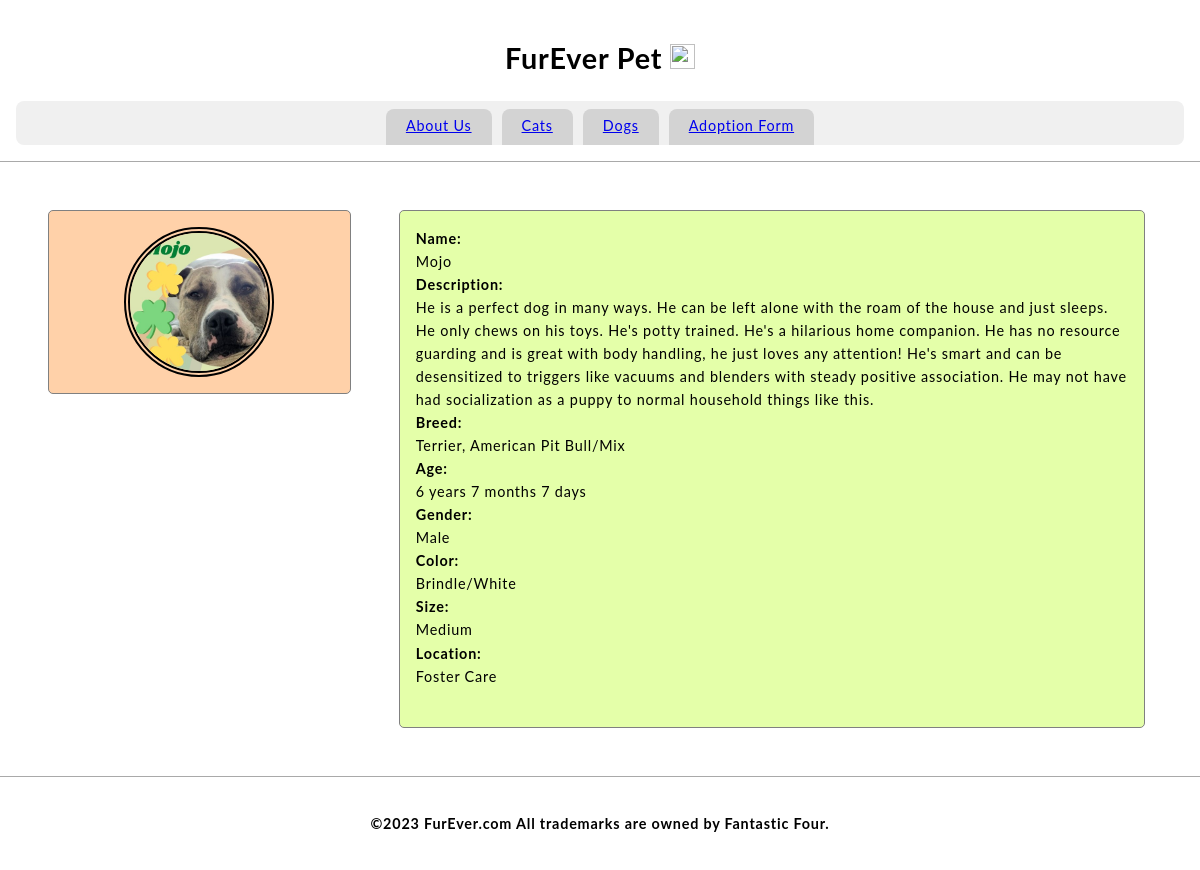
The page /dog_36636186 on the database its author committed.
### tables this page shows
CREATE TABLE Dog(id int, name varchar(45), description varchar(1000), breed varchar(20), age varchar(50), gender varchar(10),color varchar(10),size varchar(10), location varchar(10), primary key (id));

### Furever.py (the view)
@app.route('/dog_36636186')
def dog_366():
    c.execute("select name from Dog")
    myresult = c.fetchall()
    name =  myresult[0][0]
    c.execute("select description from Dog")
    myresult2 = c.fetchall()
    description =  myresult2[0][0]
    c.execute("select breed from Dog")
    myresult3 = c.fetchall()
    breed = myresult3[0][0]
    c.execute("select age from Dog")
    myresult4 = c.fetchall()
    age = myresult4[0][0]
    c.execute("select gender from Dog")
    myresult5 = c.fetchall()
    gender = myresult5[0][0]
    c.execute("select color from Dog")
    myresult6 = c.fetchall()
    color = myresult6[0][0]
    c.execute("select size from Dog")
    myresult7 = c.fetchall()
    size = myresult7[0][0]
    c.execute("select location from Dog")
    myresult8 = c.fetchall()
    location = myresult8[0][0]
    return render_template('dog_36636186.html',name=name, description=description, breed=breed, age=age, gender=gender, color=color,size=size, location=location)

### prefix.py (called while the page is built)
    def __call__(self, environ, start_response):
        return self.app(environ, start_response)

### templates/dog_36636186.html (shortened to what this page needs)
<!DOCTYPE>
<html>
    <head>
        <link href="static/style.css" type="text/css" rel="stylesheet"/>
    </head>
    <body>
        <header>
            <h1 class="title">FurEver Pet <img src="static/logo.png" width=25px height=25px/></h1>
            <nav>
                <a class="nav-anchor" href="aboutus">About Us</a>
                <a class="nav-anchor" href="cats">Cats</a>
                <a class="nav-anchor" href="dogs">Dogs</a>
                <a class="nav-anchor" href="adoptionform">Adoption Form</a>
            </nav>
        </header>
        <main>
            <aside>
                <div class="aside-div">
                    <img src="36636186.jpg"/ width= 150px height = 150px>
                </div>
            </aside>
            <section>
                <article class="article-div">
                          <b>Name:</b>
                    <br>
                    {{name}}
                    <br>
                    <b>Description:</b>
                    <br>
                    {{description}}
                    <br>
                    <b>Breed:</b>
                    <br>
                    {{breed}}
                    <br>
                    <b>Age:</b>
                    <br>
                    {{age}}
                    <br>
                    <b>Gender:</b>
                    <br>
                    {{gender}}
                    <br>
                    <b>Color:</b>
                    <br>
                    {{color}}
                    <br>
                    <b>Size:</b>
                    <br>
                    {{size}}
                    <br>
                    <b>Location:</b>
                    <br>
                    {{location}}
                    <br>
                    <br>
                </article>
            </section>
        </main>
        <footer>
            <h4 class="title">©2023 FurEver.com All trademarks are owned by Fantastic Four.</h4>
        </footer>
    </body>
</html>

### static/style.css (style rules this page uses)
* { box-sizing: border-box; }
body { height: 100vh; width: 100vw; display: flex; flex-direction: column; font-family: 'Lato', sans-serif; margin: 0; font-size: 0.9rem; line-height: 1.6; letter-spacing: 0.05rem; }
header { justify-content: center; background-color: #C2CADO; padding: 1rem; }
.title { text-align: center; background-color: white; }
nav { background-color: #F0F0F0; display: flex; justify-content: center; border-radius: 0.5rem; padding-top: 0.5rem; }
nav a { cursor:pointer; background-color:lightgray; margin: 0 5px; padding:5px 20px; border-bottom: 0.2rem solid lightgray; border-top-left-radius: 0.5rem; border-top-right-radius: 0.5rem; }
main { padding: 1rem; background-color: white; overflow-y: auto; display: flex; #flex-direction: column; justify-content: center; align-items: start; border-top:solid 1px darkgray; border-bottom:solid 1px darkgray; }
aside { width: 30vw; display: flex; flex-direction: column; justify-content: space-evenly; padding: 1rem; }
.aside-div { background-color: #FFD1A9; min-height: 150px; margin: 1rem; width: 95%; overflow-y: auto; padding:1rem; border-radius:5px; border:1px solid gray; display: flex; justify-content: center; align-items: center; }
.aside-div img { border-radius: 75px; border: 6px double; }
section { width: 70vw; display: flex; flex-direction: column; justify-content: space-evenly; padding: 1rem; }
.article-div { background-color: #E4FFA9; min-height: 150px; margin: 1rem; width: 95%; overflow-y: auto; padding:1rem; border-radius:5px; border:1px solid gray; }
footer { #position: fixed; #bottom: 0; background-color: white; justify-content: center; padding: 1rem; width: 100%; }

### rows shown on the page
Dog: name "Mojo", description "He is a perfect dog in many ways. He can be left alone with the roam of the house and just sleeps. He only chews on his toys. He's potty trained. He's a hilarious home companion. He has no resource guarding and is great with body handling, he just loves any attention! He's smart and can be desensitized to triggers like vacuums and blenders with steady positive association. He may not have had socialization as a puppy to normal household things like this.", breed "Terrier, American Pit Bull/Mix", age "6 years 7 months 7 days", gender "Male", color "Brindle/White", size "Medium", location "Foster Care"
